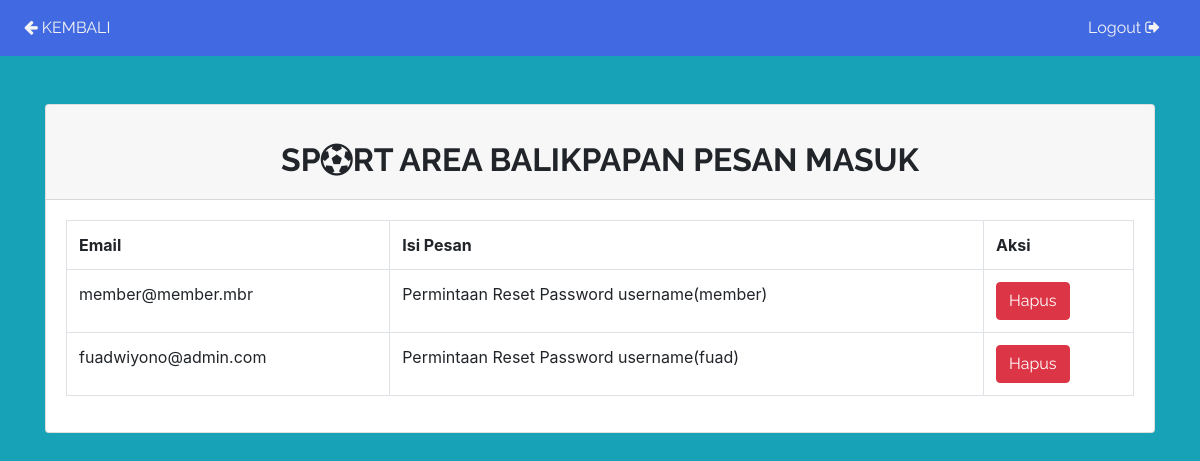
Page /Login/Admin/Informasi_Pesan.php (signed in) on the committed database.
### tables this page shows
CREATE TABLE `pesan` (
  `id_pesan` int(120) NOT NULL,
  `email` varchar(250) NOT NULL,
  `Isi_Pesan` varchar(1000) NOT NULL
);

### Login/Admin/Informasi_Pesan.php (the view, shortened to what this page needs)
<?php
require '../../Koneksi/db.php';
$sql = 'SELECT * FROM pesan';
$statement = $connection->prepare($sql);
$statement->execute();
$pesan = $statement->fetchAll(PDO::FETCH_OBJ);
 ?>
<?php require 'header_informasi.php'; ?>
<div class="container">
  <div class="card mt-5">
    <div class="card-header"><br>
      <center><h2><b>SP<i class="fa fa-futbol-o"></i>RT AREA BALIKPAPAN PESAN MASUK</b></h2></center>
    </div>
    <div class="card-body">
      <table class="table table-bordered">
        <tr>
          <th>Email</th>
          <th>Isi Pesan</th>
          <th>Aksi</th>
       </tr>
        <?php foreach($pesan as $person): ?>
          <tr>
            <td><?= $person->email ?></td>
            <td><?= $person->Isi_Pesan ?></td>
            <td>
              <a onclick="return confirm('Apakah anda yakin ingin menghapus ?')" href="hapus_pesan.php?id_pesan=<?= $person->id_pesan ?>" class='btn btn-danger'>Hapus</a>
            </td>
          </tr>
        <?php endforeach; ?>
      </table>
    </div>
  </div>
</div>
<?php require 'footer.php'; ?>

### css/main.css (style rules this page uses)
html,h1,h2,h3,h4,h5,h6,a { font-family: "Raleway"; }
html body { background: #c2c2a3; }

### rows in the picture
pesan: email "member@member.mbr", Isi_Pesan "Permintaan Reset Password username(member)"
pesan: email "fuadwiyono@admin.com", Isi_Pesan "Permintaan Reset Password username(fuad)"
